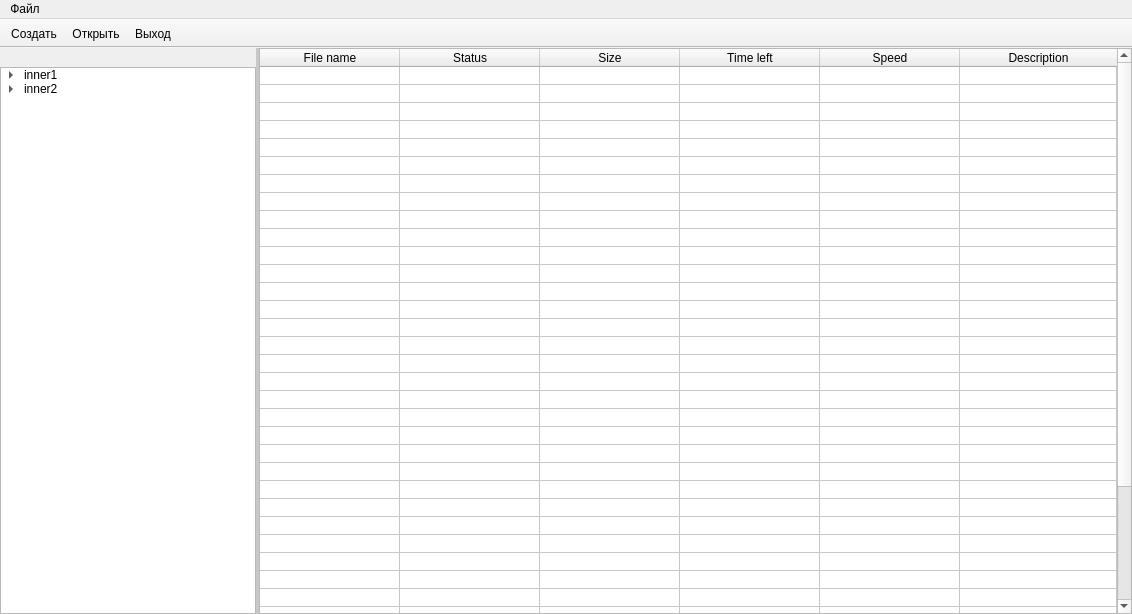
<?xml version="1.0" encoding="UTF-8"?>
<ui version="4.0">
 <class>MainWindow</class>
 <widget class="QMainWindow" name="MainWindow">
  <property name="geometry">
   <rect>
    <x>0</x>
    <y>0</y>
    <width>1132</width>
    <height>614</height>
   </rect>
  </property>
  <property name="minimumSize">
   <size>
    <width>200</width>
    <height>200</height>
   </size>
  </property>
  <property name="windowTitle">
   <string>MainWindow</string>
  </property>
  <property name="styleSheet">
   <string notr="true">QMainWindow::separator {
		background: rgb(200, 200, 200);
		width: 3px;
		height: 3px;
}</string>
  </property>
  <widget class="QWidget" name="centralwidget">
   <layout class="QVBoxLayout" name="verticalLayout_4">
    <property name="spacing">
     <number>0</number>
    </property>
    <property name="leftMargin">
     <number>0</number>
    </property>
    <property name="topMargin">
     <number>0</number>
    </property>
    <property name="rightMargin">
     <number>0</number>
    </property>
    <property name="bottomMargin">
     <number>0</number>
    </property>
    <item>
     <layout class="QVBoxLayout" name="verticalLayout_3">
      <item>
       <widget class="QTableWidget" name="tableWidget">
        <property name="sizePolicy">
         <sizepolicy hsizetype="Expanding" vsizetype="Expanding">
          <horstretch>0</horstretch>
          <verstretch>0</verstretch>
         </sizepolicy>
        </property>
        <property name="selectionBehavior">
         <enum>QAbstractItemView::SelectRows</enum>
        </property>
        <attribute name="horizontalHeaderVisible">
         <bool>true</bool>
        </attribute>
        <attribute name="horizontalHeaderDefaultSectionSize">
         <number>140</number>
        </attribute>
        <attribute name="horizontalHeaderStretchLastSection">
         <bool>true</bool>
        </attribute>
        <attribute name="verticalHeaderVisible">
         <bool>false</bool>
        </attribute>
        <attribute name="verticalHeaderDefaultSectionSize">
         <number>15</number>
        </attribute>
        <row>
         <property name="text">
          <string/>
         </property>
        </row>
        <row>
         <property name="text">
          <string/>
         </property>
        </row>
        <row>
         <property name="text">
          <string/>
         </property>
        </row>
        <row>
         <property name="text">
          <string/>
         </property>
        </row>
        <row>
         <property name="text">
          <string/>
         </property>
        </row>
        <row>
         <property name="text">
          <string/>
         </property>
        </row>
        <row>
         <property name="text">
          <string/>
         </property>
        </row>
        <row>
         <property name="text">
          <string/>
         </property>
        </row>
        <row>
         <property name="text">
          <string/>
         </property>
        </row>
        <row>
         <property name="text">
          <string/>
         </property>
        </row>
        <row>
         <property name="text">
          <string/>
         </property>
        </row>
        <row>
         <property name="text">
          <string/>
         </property>
        </row>
        <row>
         <property name="text">
          <string/>
         </property>
        </row>
        <row>
         <property name="text">
          <string/>
         </property>
        </row>
        <row>
         <property name="text">
          <string/>
         </property>
        </row>
        <row>
         <property name="text">
          <string/>
         </property>
        </row>
        <row>
         <property name="text">
          <string/>
         </property>
        </row>
        <row>
         <property name="text">
          <string/>
         </property>
        </row>
        <row>
         <property name="text">
          <string/>
         </property>
        </row>
        <row>
         <property name="text">
          <string/>
         </property>
        </row>
        <row>
         <property name="text">
          <string/>
         </property>
        </row>
        <row>
         <property name="text">
          <string/>
         </property>
        </row>
        <row>
         <property name="text">
          <string/>
         </property>
        </row>
        <row>
         <property name="text">
          <string/>
         </property>
        </row>
        <row>
         <property name="text">
          <string/>
         </property>
        </row>
        <row>
         <property name="text">
          <string/>
         </property>
        </row>
        <row>
         <property name="text">
          <string/>
         </property>
        </row>
        <row>
         <property name="text">
          <string/>
         </property>
        </row>
        <row>
         <property name="text">
          <string/>
         </property>
        </row>
        <row>
         <property name="text">
          <string/>
         </property>
        </row>
        <row>
         <property name="text">
          <string/>
         </property>
        </row>
        <row>
         <property name="text">
          <string/>
         </property>
        </row>
        <row>
         <property name="text">
          <string/>
         </property>
        </row>
        <row>
         <property name="text">
          <string/>
         </property>
        </row>
        <row>
         <property name="text">
          <string/>
         </property>
        </row>
        <row>
         <property name="text">
          <string/>
         </property>
        </row>
        <row>
         <property name="text">
          <string/>
         </property>
        </row>
        <row>
         <property name="text">
          <string/>
         </property>
        </row>
        <column>
         <property name="text">
          <string>File name</string>
         </property>
        </column>
        <column>
         <property name="text">
          <string>Status</string>
         </property>
        </column>
        <column>
         <property name="text">
          <string>Size</string>
         </property>
        </column>
        <column>
         <property name="text">
          <string>Time left</string>
         </property>
        </column>
        <column>
         <property name="text">
          <string>Speed</string>
         </property>
        </column>
        <column>
         <property name="text">
          <string>Description</string>
         </property>
        </column>
       </widget>
      </item>
     </layout>
    </item>
   </layout>
  </widget>
  <widget class="QMenuBar" name="menubar">
   <property name="geometry">
    <rect>
     <x>0</x>
     <y>0</y>
     <width>1132</width>
     <height>20</height>
    </rect>
   </property>
   <widget class="QMenu" name="menu">
    <property name="title">
     <string>Файл</string>
    </property>
    <addaction name="action"/>
    <addaction name="action_2"/>
    <addaction name="action_3"/>
   </widget>
   <addaction name="menu"/>
  </widget>
  <widget class="QToolBar" name="toolBar">
   <property name="sizePolicy">
    <sizepolicy hsizetype="Preferred" vsizetype="Preferred">
     <horstretch>0</horstretch>
     <verstretch>0</verstretch>
    </sizepolicy>
   </property>
   <property name="windowTitle">
    <string>toolBar</string>
   </property>
   <property name="movable">
    <bool>false</bool>
   </property>
   <property name="allowedAreas">
    <set>Qt::AllToolBarAreas</set>
   </property>
   <property name="floatable">
    <bool>false</bool>
   </property>
   <attribute name="toolBarArea">
    <enum>TopToolBarArea</enum>
   </attribute>
   <attribute name="toolBarBreak">
    <bool>false</bool>
   </attribute>
   <addaction name="action"/>
   <addaction name="action_2"/>
   <addaction name="action_3"/>
  </widget>
  <widget class="QDockWidget" name="dockWidget_2">
   <property name="minimumSize">
    <size>
     <width>200</width>
     <height>248</height>
    </size>
   </property>
   <property name="baseSize">
    <size>
     <width>0</width>
     <height>0</height>
    </size>
   </property>
   <property name="features">
    <set>QDockWidget::DockWidgetMovable</set>
   </property>
   <property name="allowedAreas">
    <set>Qt::LeftDockWidgetArea</set>
   </property>
   <attribute name="dockWidgetArea">
    <number>1</number>
   </attribute>
   <widget class="QWidget" name="dockWidgetContents_2">
    <layout class="QVBoxLayout" name="verticalLayout_2">
     <property name="leftMargin">
      <number>0</number>
     </property>
     <property name="topMargin">
      <number>0</number>
     </property>
     <property name="rightMargin">
      <number>0</number>
     </property>
     <property name="bottomMargin">
      <number>0</number>
     </property>
     <item>
      <layout class="QVBoxLayout" name="verticalLayout">
       <item>
        <widget class="QTreeWidget" name="treeWidget">
         <property name="enabled">
          <bool>true</bool>
         </property>
         <property name="sizePolicy">
          <sizepolicy hsizetype="Preferred" vsizetype="Preferred">
           <horstretch>0</horstretch>
           <verstretch>0</verstretch>
          </sizepolicy>
         </property>
         <property name="showDropIndicator" stdset="0">
          <bool>true</bool>
         </property>
         <property name="indentation">
          <number>20</number>
         </property>
         <property name="columnCount">
          <number>1</number>
         </property>
         <attribute name="headerVisible">
          <bool>false</bool>
         </attribute>
         <column>
          <property name="text">
           <string>test1</string>
          </property>
         </column>
         <item>
          <property name="text">
           <string>inner1</string>
          </property>
          <item>
           <property name="text">
            <string>sub1</string>
           </property>
          </item>
          <item>
           <property name="text">
            <string>sub2</string>
           </property>
          </item>
         </item>
         <item>
          <property name="text">
           <string>inner2</string>
          </property>
          <item>
           <property name="text">
            <string>sub1</string>
           </property>
          </item>
          <item>
           <property name="text">
            <string>sub2</string>
           </property>
          </item>
         </item>
        </widget>
       </item>
      </layout>
     </item>
    </layout>
   </widget>
  </widget>
  <action name="action">
   <property name="text">
    <string>Создать</string>
   </property>
  </action>
  <action name="action_2">
   <property name="text">
    <string>Открыть</string>
   </property>
  </action>
  <action name="action_3">
   <property name="text">
    <string>Выход</string>
   </property>
  </action>
 </widget>
 <resources/>
 <connections/>
</ui>
